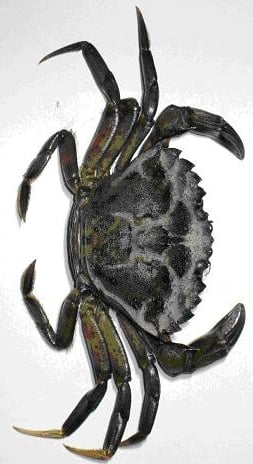
#> input picture data/images/crab/European Green Crab Image.jpg, 253 x 464 px, found by its file name; its folder holds 3 pictures in this run
$ python run_on_samples.py   (older library calls are emulated)
#> lines starting #> are read from the running program, lines starting #| are printed output that depends on the picture
### tasks/crab_recognition/crab_detector.py
"""Crab detection + classification for the MATE ROV Ranger 'Invasive Species' task.

The competition manual requires that each **European Green crab** is surrounded by a
bounding box and that the total number of green crabs is displayed on screen.

This module is intentionally "classic CV" (no ML training).

Why two pipelines?
------------------
The first iteration of this project used a board-dependent segmentation pipeline
(detect the white corrugated sheet, then segment darker blobs on it). That works
well on the provided sample images, but it is brittle when:
  - the corrugated sheet isn't visible,
  - there is strong color/white-balance shift,
  - the image is blurry,
  - the camera sees the scene at an angle.

To improve robustness, the default mode now uses **feature-based object
localization** (SIFT + RANSAC homography) to find *instances of the known crab
images anywhere in the frame*, without relying on the corrugated background.

Pipelines
---------
  A) Feature localization (default):
     - SIFT features on the full frame
     - per-template matching + iterative RANSAC homographies
     - bounding boxes from projected template corners

  B) Board segmentation (fallback / legacy):
     - Find the white board ROI (largest bright region)
     - Segment candidate crab regions via black-hat morphology
     - Classify each candidate by ORB feature matching to reference images
"""

from __future__ import annotations

from dataclasses import dataclass
from pathlib import Path
from typing import Dict, Iterable, List, Tuple

import cv2
import numpy as np


BBox = Tuple[int, int, int, int]  # (x, y, w, h)


@dataclass(frozen=True)
class Detection:
    label: str              # "green" | "rock" | "jonah" | "unknown"
    bbox: BBox              # axis-aligned bbox in original image coordinates
    score: float            # match score (inliers for SIFT, good matches for ORB)


class CrabDetector:
    """Detect and classify crabs in a single BGR image."""

    def __init__(
        self,
        template_paths: Dict[str, Path],
        *,
        # Overall mode.
        mode: str = "auto",  # "auto" | "sift" | "board"

        # Feature-localization (SIFT) settings.
        sift_features: int = 2000,
        sift_max_dim: int = 1600,
        sift_match_ratio: float = 0.75,
        # Lower thresholds = higher recall under blur/angle, at some risk of false positives.
        sift_min_good_matches: int = 16,
        sift_min_inliers: int = 12,
        sift_ransac_reproj_thresh: float = 6.0,
        nms_iou_thresh: float = 0.30,

        # Board-segmentation (legacy) settings.
        orb_features: int = 1200,
        orb_match_ratio: float = 0.75,
        min_candidate_area: int = 7000,
        max_candidate_area: int = 140000,
        edge_margin_px: int = 8,
    ) -> None:
#> called with mode = 'auto', sift_features = 2000, sift_max_dim = 1600, sift_match_ratio = 0.75, sift_min_good_matches = 16, sift_min_inliers = 12, sift_ransac_reproj_thresh = 6, nms_iou_thresh = 0.3
        self.mode = str(mode or "auto").strip().lower()
        if self.mode not in {"auto", "sift", "board"}:
            raise ValueError("mode must be one of: 'auto', 'sift', 'board'")

        # SIFT settings
        self.sift_match_ratio = float(sift_match_ratio)
        self.sift_max_dim = int(sift_max_dim)
        self.sift_min_good_matches = int(sift_min_good_matches)
        self.sift_min_inliers = int(sift_min_inliers)
        self.sift_ransac_reproj_thresh = float(sift_ransac_reproj_thresh)
        self.nms_iou_thresh = float(nms_iou_thresh)

        # ORB (legacy) settings
        self.orb_match_ratio = float(orb_match_ratio)
        self.min_candidate_area = int(min_candidate_area)
        self.max_candidate_area = int(max_candidate_area)
        self.edge_margin_px = int(edge_margin_px)

        # ORB (legacy)
        self.orb = cv2.ORB_create(nfeatures=int(orb_features))
        self.bf_orb = cv2.BFMatcher(cv2.NORM_HAMMING, crossCheck=False)

        # SIFT (robust)
        self.sift = cv2.SIFT_create(nfeatures=int(sift_features))
        self.bf_sift = cv2.BFMatcher(cv2.NORM_L2, crossCheck=False)

        # Template storage
        #   - ORB templates for board/segmentation fallback
        self.templates_orb: Dict[str, tuple[np.ndarray, list[cv2.KeyPoint], np.ndarray]] = {}
        #   - SIFT templates for robust matching
        self.templates_sift: Dict[str, tuple[np.ndarray, list[cv2.KeyPoint], np.ndarray, np.ndarray]] = {}

        for label, p in template_paths.items():
            img = cv2.imread(str(p), cv2.IMREAD_COLOR)
#> img is the input picture: shape (464, 253, 3); mean B, G, R 173.6, 175.6, 176.1
            if img is None:
                raise FileNotFoundError(f"Could not read template image: {p}")

            # ORB template
            gray_o = cv2.cvtColor(img, cv2.COLOR_BGR2GRAY)
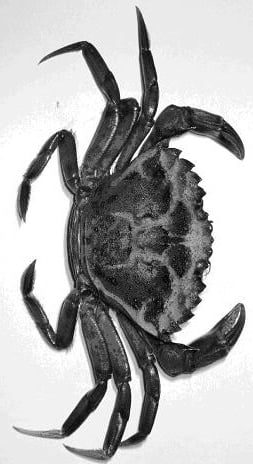
#> gray_o: shape (464, 253); min 0, max 255, mean 175.5
            kp_o, des_o = self.orb.detectAndCompute(gray_o, None)
#> kp_o = 1122 keypoints; strongest (x, y, size): (170, 146, 31), (193, 165, 31), (121, 97, 37.2), (121, 98, 31)
            if des_o is None or len(kp_o) < 20:
                raise RuntimeError(f"Template '{label}' has too few ORB features: {p}")
            self.templates_orb[label] = (img, kp_o, des_o)

            # SIFT template (preprocessed)
            gray_s = self._prep_gray_for_features(img)
#> in _prep_gray_for_features, `gray = clahe.apply(gray)`:
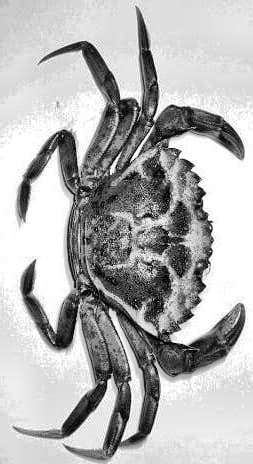
#> gray: shape (464, 253); min 0, max 255, mean 179.8
#> in _prep_gray_for_features, `lap_var = float(cv2.Laplacian(gray, cv2.CV_64F).var())`: lap_var = 3798.3
            kp_s, des_s = self.sift.detectAndCompute(gray_s, None)
#> kp_s = 908 keypoints; strongest (x, y, size): (72, 424, 12.1), (64, 140, 15.2), (34, 171, 10.7), (155, 118, 2.7)
            if des_s is None or len(kp_s) < 20:
                raise RuntimeError(f"Template '{label}' has too few SIFT features: {p}")
            h, w = gray_s.shape[:2]
#> h = 464; w = 253
            corners = np.float32([[0, 0], [w, 0], [w, h], [0, h]]).reshape(-1, 1, 2)
#> corners = [[0, 0], [253, 0], [253, 464], [0, 464]]
            self.templates_sift[label] = (gray_s, kp_s, des_s.astype(np.float32), corners)
#> pass 2 of the loop in __init__, `for label, p in template_paths.items():`:
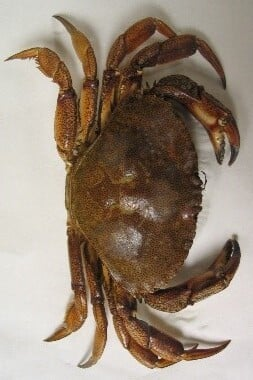
#> input picture data/images/crab/Native Rock Crab.jpg, 253 x 380 px, found by its file name
#> in __init__, img is the input picture: shape (380, 253, 3); mean B, G, R 120.6, 136, 151.8
#> in __init__, `gray_o = cv2.cvtColor(img, cv2.COLOR_BGR2GRAY)`:
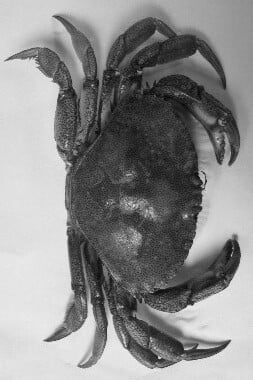
#> gray_o: shape (380, 253); min 2, max 247, mean 138.9
#> kp_o = 960 keypoints; strongest (x, y, size): (203, 181, 31), (198, 347, 31), (192, 302, 31), (192, 304, 31)
#> in _prep_gray_for_features (call 2), `gray = clahe.apply(gray)`:
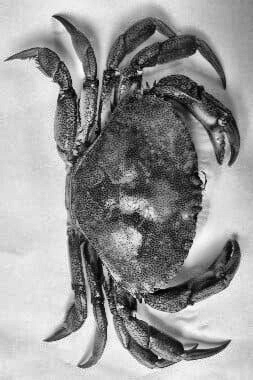
#> gray: shape (380, 253); min 1, max 253, mean 151.3
#> lap_var = 3206.9
#> kp_s = 681 keypoints; strongest (x, y, size): (159, 358, 1.8), (98, 295, 2.2), (141, 302, 1.9), (139, 72, 2.7)
#> pass 3 of the loop in __init__, `for label, p in template_paths.items():`:
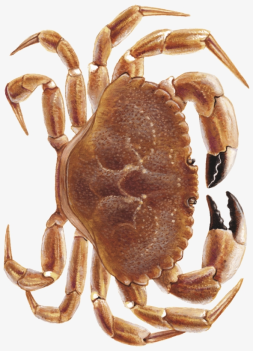
#> input picture data/images/crab/Jonah crab 2.png, 253 x 351 px, found by its file name
#> in __init__, img is the input picture: shape (351, 253, 3); mean B, G, R 156.1, 173.2, 201.5
#> in __init__, `gray_o = cv2.cvtColor(img, cv2.COLOR_BGR2GRAY)`:
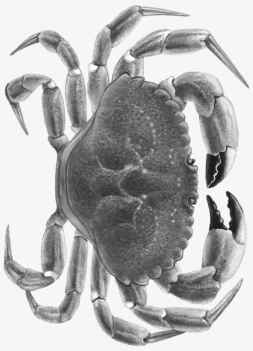
#> gray_o: shape (351, 253); min 28, max 254, mean 179.7
#> kp_o = 979 keypoints; strongest (x, y, size): (208, 196, 31), (193, 161, 31), (209, 187, 31), (194, 163, 31)
#> in _prep_gray_for_features (call 3), `gray = clahe.apply(gray)`:
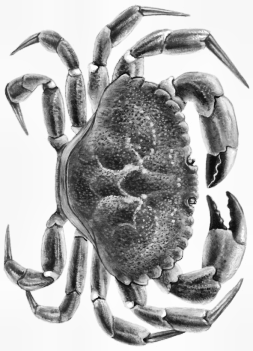
#> gray: shape (351, 253); min 13, max 255, mean 178.9
#> lap_var = 2049.9
#> kp_s = 917 keypoints; strongest (x, y, size): (228, 194, 3.3), (216, 222, 9), (216, 167, 15.9), (226, 218, 7.2)

    # -------------------------
    # Public API
    # -------------------------
    # [34 lines left out: function detect, not called in this run]

    def detect_green(self, img_bgr: np.ndarray) -> List[Detection]:
        return [d for d in self.detect(img_bgr) if d.label == "green"]

    # [147 lines left out: functions draw_count_and_boxes, _detect_by_sift, _sift_find_instances, not called in this run]

    @staticmethod
    def _prep_gray_for_features(img_bgr: np.ndarray) -> np.ndarray:
        """Preprocess for feature detection: grayscale + CLAHE + mild sharpening if blurry."""
        gray = cv2.cvtColor(img_bgr, cv2.COLOR_BGR2GRAY)

        # Contrast normalization improves resilience to color/lighting changes.
        try:
            clahe = cv2.createCLAHE(clipLimit=2.0, tileGridSize=(8, 8))
            gray = clahe.apply(gray)
        except Exception:
            pass

        # If very blurry, a mild unsharp mask can help keypoints.
        try:
            lap_var = float(cv2.Laplacian(gray, cv2.CV_64F).var())
            if lap_var < 40.0:
                blur = cv2.GaussianBlur(gray, (0, 0), 1.2)
                gray = cv2.addWeighted(gray, 1.6, blur, -0.6, 0)
        except Exception:
            pass

        return gray

    # -------------------------
    # Legacy detection: board segmentation + ORB classification
    # -------------------------
    # [140 lines left out: functions _detect_by_board_segmentation, _find_board_roi, _board_present, _segment_candidates, _classify_patch_orb, _iou and 1 more, not called in this run]


def _repo_root_from_here() -> Path:
    # tasks/crab_recognition/crab_detector.py -> .../TritonPilot/TritonPilot
    return Path(__file__).resolve().parents[2]


def default_template_paths(repo_root: Path | None = None) -> Dict[str, Path]:
    """Paths to the reference images shipped in data/img/crab/reference."""
    if repo_root is None:
        repo_root = _repo_root_from_here()
    ref_dir = repo_root / "data" / "img" / "crab" / "reference"
    return {
        "green": ref_dir / "European Green Crab Image.jpg",
        "rock": ref_dir / "Native Rock Crab.jpg",
        "jonah": ref_dir / "Jonah crab 2.png",
    }


def create_default_detector() -> CrabDetector:
    """Convenience factory for the Pilot app."""
    return CrabDetector(default_template_paths(), mode="auto")

### tools/crab_vision/run_on_samples.py
"""
Run the crab detector on the 4 sample images provided in TritonPilot/data/img/crab/sample.

Usage (from the TritonPilot/TritonPilot directory):
    python -m tools.crab_vision.run_on_samples

Or with custom output dir:
    python -m tools.crab_vision.run_on_samples --out data/img/crab/output
"""

from __future__ import annotations

import argparse
from pathlib import Path

import cv2

from .crab_detector import CrabDetector, default_template_paths


def main() -> int:
    here = Path(__file__).resolve()
    repo_root = here.parents[2]  # .../TritonPilot/TritonPilot

    parser = argparse.ArgumentParser()
    parser.add_argument(
        "--samples",
        type=Path,
        default=repo_root / "data" / "img" / "crab" / "sample",
        help="Directory with sample images (Crab Sample 1..4.jpg)",
    )
    parser.add_argument(
        "--out",
        type=Path,
        default=repo_root / "data" / "img" / "crab" / "output",
        help="Directory to write annotated outputs",
    )
    args = parser.parse_args()

    args.out.mkdir(parents=True, exist_ok=True)

    detector = CrabDetector(default_template_paths(repo_root))

    sample_paths = sorted(args.samples.glob("Crab Sample *.jpg"))
    if not sample_paths:
#> (the run stopped early here; a loop or call above may not have finished)
